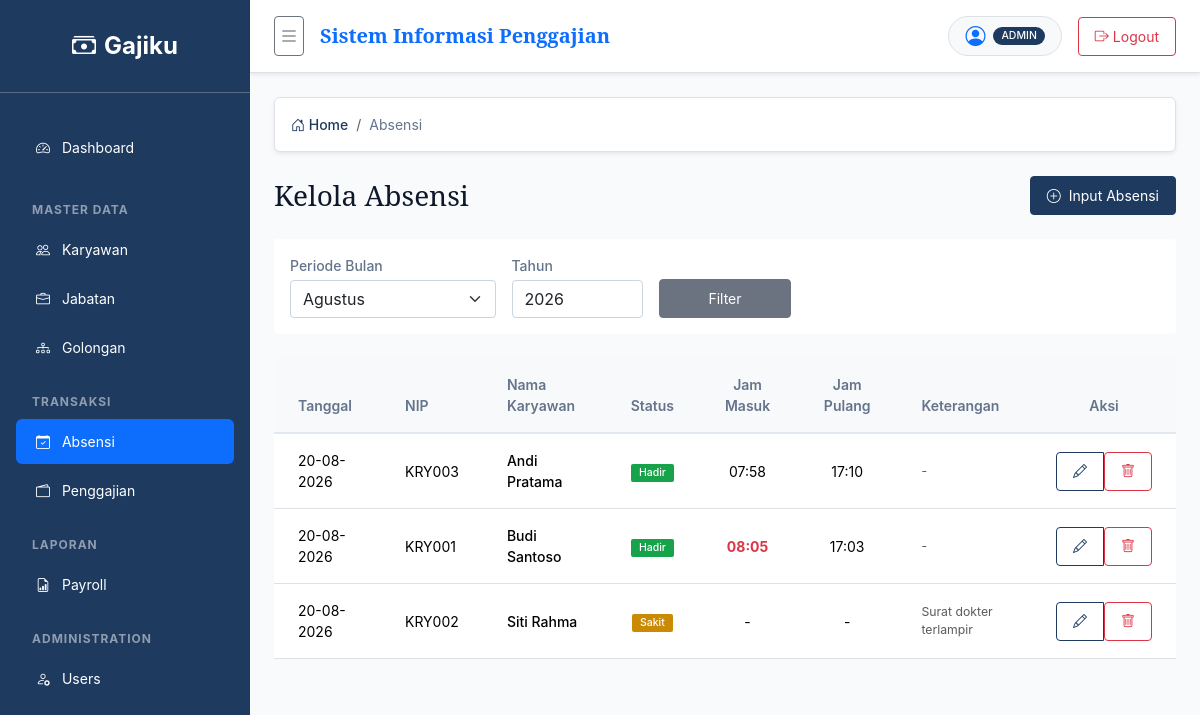
Page /?page=absensi/index (signed in) on the committed database.
### tables this page shows
CREATE TABLE IF NOT EXISTS absensi (
    id INT UNSIGNED AUTO_INCREMENT PRIMARY KEY,
    karyawan_id INT UNSIGNED NOT NULL,
    tanggal DATE NOT NULL,
    status ENUM('Hadir', 'Sakit', 'Izin', 'Alpha', 'Cuti') NOT NULL,
    jam_masuk TIME NULL,
    jam_pulang TIME NULL,
    keterangan VARCHAR(255) NULL,
    created_at TIMESTAMP NOT NULL DEFAULT CURRENT_TIMESTAMP,
    CONSTRAINT uq_absensi_karyawan_tanggal UNIQUE (karyawan_id, tanggal),
    CONSTRAINT fk_absensi_karyawan
        FOREIGN KEY (karyawan_id) REFERENCES karyawan(id)
        ON UPDATE CASCADE
        ON DELETE CASCADE
);

CREATE TABLE IF NOT EXISTS karyawan (
    id INT UNSIGNED AUTO_INCREMENT PRIMARY KEY,
    nip VARCHAR(30) NOT NULL UNIQUE,
    nama VARCHAR(100) NOT NULL,
    jenis_kelamin ENUM('L', 'P') NOT NULL,
    tanggal_lahir DATE NOT NULL,
    tanggal_masuk DATE NOT NULL,
    jabatan_id INT UNSIGNED NOT NULL,
    golongan_id INT UNSIGNED NOT NULL,
    status ENUM('Aktif', 'Nonaktif') NOT NULL DEFAULT 'Aktif',
    created_at TIMESTAMP NOT NULL DEFAULT CURRENT_TIMESTAMP,
    updated_at TIMESTAMP NOT NULL DEFAULT CURRENT_TIMESTAMP ON UPDATE CURRENT_TIMESTAMP,
    CONSTRAINT fk_karyawan_jabatan
        FOREIGN KEY (jabatan_id) REFERENCES jabatan(id)
        ON UPDATE CASCADE
        ON DELETE RESTRICT,
    CONSTRAINT fk_karyawan_golongan
        FOREIGN KEY (golongan_id) REFERENCES golongan(id)
        ON UPDATE CASCADE
        ON DELETE RESTRICT
);

### app/includes/auth.php (called while the page is built, shortened)
<?php
function isAuthenticated(): bool
{
    return isset($_SESSION['user']) && is_array($_SESSION['user']);
}
function currentUser(): ?array
{
    return isAuthenticated() ? $_SESSION['user'] : null;
}

### app/includes/absensi.php (called while the page is built, shortened)
<?php
function fetchAbsensiByPeriode(PDO $pdo, int $bulan, int $tahun): array
{
    $stmt = $pdo->prepare(
        'SELECT a.*, k.nama, k.nip
         FROM absensi a
         JOIN karyawan k ON a.karyawan_id = k.id
         WHERE MONTH(a.tanggal) = :bulan AND YEAR(a.tanggal) = :tahun
         ORDER BY a.tanggal DESC, k.nama ASC'
    );
    $stmt->execute([
        ':bulan' => $bulan,
        ':tahun' => $tahun
    ]);
    return $stmt->fetchAll();
}
function isTerlambat(string $jamMasuk, string $jamBatas = '08:00'): bool
{
    return strtotime($jamMasuk) > strtotime($jamBatas);
}

### app/config/rules.php (called while the page is built, shortened)
<?php
return [
    'normal_entry_time' => '08:00',
    'deductions' => [
        'alpha'             => 1.0,
        'sakit'             => 0.5,
        'late_per_occurrence' => 50000,
    ],
];

### app/pages/absensi/index.php (the view, shortened to what this page needs)
<?php
require_once dirname(__DIR__, 2) . '/includes/auth.php';
require_once dirname(__DIR__, 2) . '/includes/absensi.php';
$user = currentUser();
$pdo = getPDO();
$rules = require dirname(__DIR__, 2) . '/config/rules.php';
$bulan = filter_input(INPUT_GET, 'bulan', FILTER_VALIDATE_INT) ?: 8;
$tahun = filter_input(INPUT_GET, 'tahun', FILTER_VALIDATE_INT) ?: (int) date('Y');
$absensiList = fetchAbsensiByPeriode($pdo, $bulan, $tahun);
$bulanList = [
    1 => 'Januari', 2 => 'Februari', 3 => 'Maret', 4 => 'April',
    5 => 'Mei', 6 => 'Juni', 7 => 'Juli', 8 => 'Agustus',
    9 => 'September', 10 => 'Oktober', 11 => 'November', 12 => 'Desember'
];
?>
<div class="d-flex justify-content-between align-items-center mb-4">
    <h1 class="h3 mb-0">Kelola Absensi</h1>
    <?php if (in_array($user['role'], ['ADMIN', 'HR'], true)): ?>
        <a href="/?page=absensi/create" class="btn btn-primary">
            <i class="bi bi-plus-circle me-1"></i> Input Absensi
        </a>
    <?php endif; ?>
</div>
<div class="card border-0 shadow-sm mb-4">
    <div class="card-body">
        <form method="GET" action="/" class="row g-3 align-items-end">
            <div class="col-md-3">
                <label for="bulan" class="form-label">Periode Bulan</label>
                <select class="form-select" id="bulan" name="bulan">
                    <?php foreach ($bulanList as $num => $name): ?>
                        <option value="<?= $num ?>" <?= $bulan === $num ? 'selected' : '' ?>><?= $name ?></option>
                    <?php endforeach; ?>
                </select>
            </div>
            <div class="col-md-2">
                <label for="tahun" class="form-label">Tahun</label>
                <input type="number" class="form-control" id="tahun" name="tahun" value="<?= $tahun ?>" min="2020" max="2099">
            </div>
            <div class="col-md-2">
                <button type="submit" class="btn btn-secondary w-100">Filter</button>
            </div>
        </form>
    </div>
</div>
<div class="card border-0 shadow-sm">
    <div class="card-body p-0">
        <div class="table-responsive">
            <table class="table table-hover align-middle mb-0">
                <thead class="table-light">
                    <tr>
                        <th class="px-4 py-3">Tanggal</th>
                        <th class="px-4 py-3">NIP</th>
                        <th class="px-4 py-3">Nama Karyawan</th>
                        <th class="px-4 py-3 text-center">Status</th>
                        <th class="px-4 py-3 text-center">Jam Masuk</th>
                        <th class="px-4 py-3 text-center">Jam Pulang</th>
                        <th class="px-4 py-3">Keterangan</th>
                        <?php if (in_array($user['role'], ['ADMIN', 'HR'], true)): ?>
                            <th class="px-4 py-3 text-center">Aksi</th>
                        <?php endif; ?>
                    </tr>
                </thead>
                <tbody>
                    <?php if (count($absensiList) > 0): ?>
                        <?php foreach ($absensiList as $absensi): ?>
                            <tr>
                                <td class="px-4 py-3"><?= date('d-m-Y', strtotime($absensi['tanggal'])) ?></td>
                                <td class="px-4 py-3"><?= htmlspecialchars((string) $absensi['nip'], ENT_QUOTES, 'UTF-8') ?></td>
                                <td class="px-4 py-3 fw-medium"><?= htmlspecialchars((string) $absensi['nama'], ENT_QUOTES, 'UTF-8') ?></td>
                                <td class="px-4 py-3 text-center">
                                    <?php
                                    $statusClass = [
                                        'Hadir' => 'success',
                                        'Sakit' => 'warning',
                                        'Izin' => 'info',
                                        'Alpha' => 'danger',
                                        'Cuti' => 'secondary'
                                    ];
                                    $badge = $statusClass[$absensi['status']] ?? 'light';
                                    ?>
                                    <span class="badge bg-<?= $badge ?>"><?= $absensi['status'] ?></span>
                                </td>
                                <td class="px-4 py-3 text-center">
                                    <?php if ($absensi['status'] === 'Hadir' && $absensi['jam_masuk']): ?>
                                        <?php
                                            $jm = substr($absensi['jam_masuk'], 0, 5);
                                            $isLate = isTerlambat($jm, $rules['normal_entry_time']);
                                        ?>
                                        <span class="<?= $isLate ? 'text-danger fw-bold' : '' ?>" title="<?= $isLate ? 'Terlambat' : '' ?>">
                                            <?= $jm ?>
                                        </span>
                                    <?php else: ?>
                                        -
                                    <?php endif; ?>
                                </td>
                                <td class="px-4 py-3 text-center">
                                    <?= $absensi['jam_pulang'] ? substr($absensi['jam_pulang'], 0, 5) : '-' ?>
                                </td>
                                <td class="px-4 py-3 text-muted small">
                                    <?= htmlspecialchars((string) ($absensi['keterangan'] ?? '-'), ENT_QUOTES, 'UTF-8') ?>
                                </td>
                                <?php if (in_array($user['role'], ['ADMIN', 'HR'], true)): ?>
                                    <td class="px-4 py-3 text-center">
                                        <div class="btn-group btn-group-sm">
                                            <a href="/?page=absensi/edit&id=<?= $absensi['id'] ?>" class="btn btn-outline-primary" title="Edit">
                                                <i class="bi bi-pencil"></i>
                                            </a>
                                            <form action="/?action=absensi/delete" method="POST" class="d-inline" onsubmit="return confirm('Yakin ingin menghapus data absensi ini?');">
                                                <button type="submit" class="btn btn-outline-danger" title="Hapus">
                                                    <i class="bi bi-trash"></i>
                                                </button>
                                            </form>
                                        </div>
                                    </td>
                                <?php endif; ?>
                            </tr>
                        <?php endforeach; ?>
                    <?php endif; ?>
                </tbody>
            </table>
        </div>
    </div>
</div>

### public/assets/css/style.css (style rules this page uses)
:root { --primary-color: #1E3A5F; --secondary-color: #6B7280; --tertiary-color: #2563EB; --bg-color: #F8FAFC; --surface-color: #FFFFFF; --border-color: #E2E8F0; --input-border: #CBD5E1; --success-color: #16A34A; --warning-color: #CA8A04; --error-color: #DC2626; --info-color: #2563EB; --text-primary: #0F172A; --text-secondary: #64748B; }
body { background-color: var(--bg-color); color: var(--text-primary); font-family: 'Inter', 'Open Sans', sans-serif; font-size: 14px; }
h1, h2, h3, h4, h5, h6 { font-family: 'Noto Serif', 'Nunito', serif; color: var(--text-primary); }
h1 { font-size: 32px; }
.card { background-color: var(--surface-color); border: 1px solid var(--border-color); border-radius: 4px; box-shadow: none !important; }
.card-body { padding: 16px; }
.btn { border-radius: 4px; font-size: 14px; padding: 8px 16px; }
.btn-primary { background-color: var(--primary-color); border-color: var(--primary-color); color: white; }
.btn-secondary { background-color: var(--secondary-color); border-color: var(--secondary-color); }
.btn-outline-primary { color: var(--primary-color); border-color: var(--primary-color); }
.table { border-radius: 0; }
.table th { padding: 12px; color: var(--text-secondary); font-weight: 600; border-bottom: 2px solid var(--border-color); }
.table td { padding: 8px; vertical-align: middle; height: 40px; }
.table-light { background-color: #f1f5f9; }
.form-control, .form-select { border-radius: 4px; border-color: var(--input-border); }
.form-label { font-weight: 500; color: var(--text-secondary); margin-bottom: 4px; }
.badge { border-radius: 2px; font-weight: 500; padding: 4px 8px; }
.bg-success { background-color: var(--success-color) !important; }
.bg-warning { background-color: var(--warning-color) !important; }

### rows in the picture
absensi: tanggal "20-08-2026", karyawan.nip "KRY003", karyawan.nama "Andi Pratama", status "Hadir", jam_masuk "07:58", jam_pulang "17:10", keterangan "-"
absensi: tanggal "20-08-2026", karyawan.nip "KRY001", karyawan.nama "Budi Santoso", status "Hadir", jam_masuk "08:05", jam_pulang "17:03", keterangan "-"
absensi: tanggal "20-08-2026", karyawan.nip "KRY002", karyawan.nama "Siti Rahma", status "Sakit", keterangan "Surat dokter terlampir"

### other values in the picture
$user['role'] "ADMIN"
$name "Absensi"
form field bulan "Agustus"
